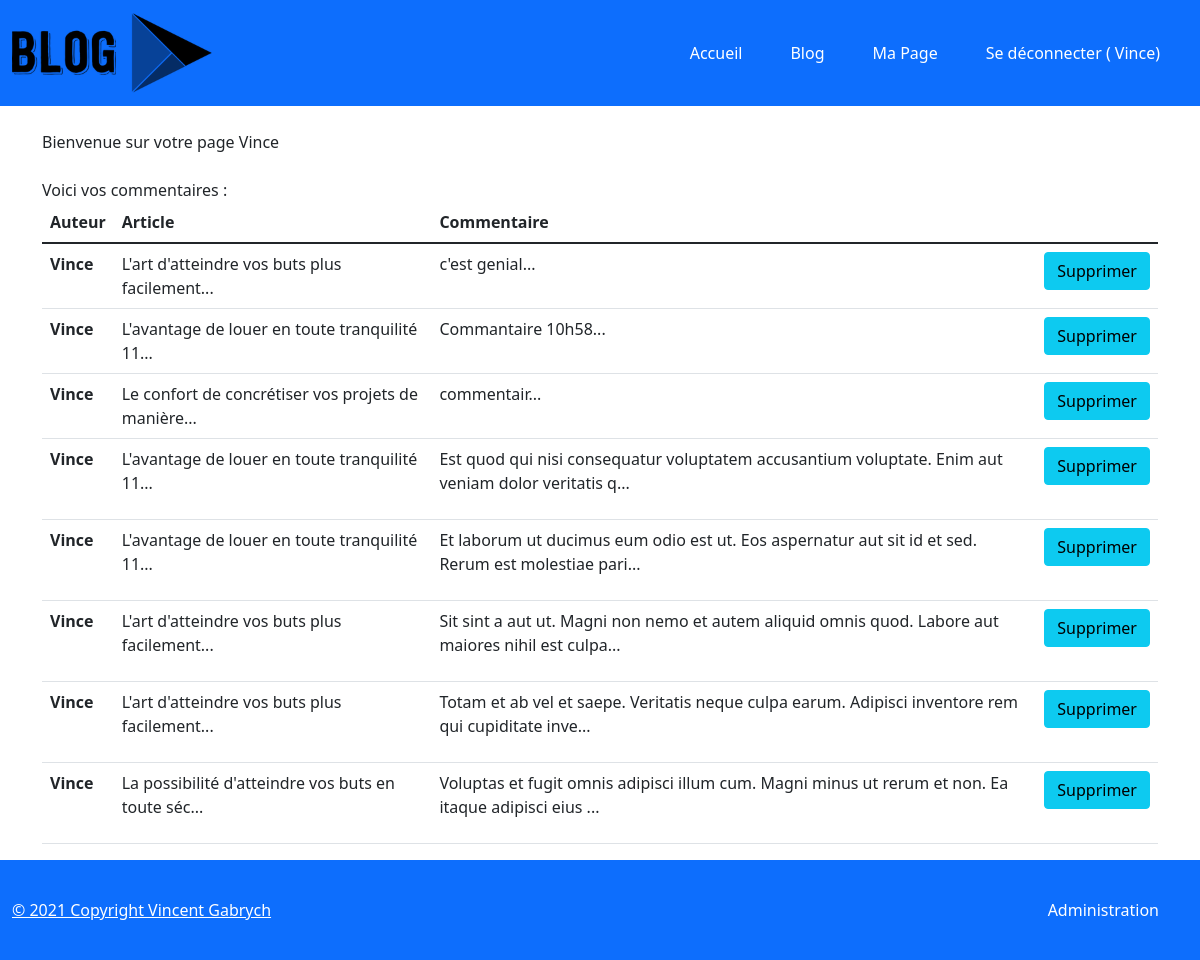
The page /index.php?controller=UserController&task=mapage (signed in) on the database its author committed.
### tables this page shows
CREATE TABLE IF NOT EXISTS `users` (
  `id` int(11) NOT NULL AUTO_INCREMENT,
  `firstname` varchar(45) DEFAULT NULL,
  `lastname` varchar(45) DEFAULT NULL,
  `email` varchar(90) DEFAULT NULL,
  `password` varchar(40) DEFAULT NULL,
  `role` varchar(10) DEFAULT NULL,
  `status` varchar(10) DEFAULT '',
  PRIMARY KEY (`id`)
);

CREATE TABLE IF NOT EXISTS `comments` (
  `id` int(11) NOT NULL AUTO_INCREMENT,
  `author_id` int(11) NOT NULL,
  `article_id` int(11) NOT NULL,
  `content` longtext,
  `created_at` datetime DEFAULT NULL,
  `publied` tinyint(1) DEFAULT NULL,
  PRIMARY KEY (`id`),
  KEY `fk_comments_Users1_idx` (`author_id`),
  KEY `fk_comments_posts1_idx` (`article_id`)
);

CREATE TABLE IF NOT EXISTS `articles` (
  `id` int(11) NOT NULL AUTO_INCREMENT,
  `title` varchar(255) DEFAULT NULL,
  `chapo` varchar(255) DEFAULT NULL,
  `content` longtext,
  `user_id` int(11) NOT NULL,
  `created_at` datetime DEFAULT NULL,
  `posted` tinyint(1) DEFAULT NULL,
  PRIMARY KEY (`id`),
  KEY `fk_posts_Users_idx` (`user_id`)
);

### libraries/Renderer.php (called while the page is built, shortened)
<?php
class Renderer
{
public static function render(string $path, array $variables = []): void
    {
        extract($variables);
        require('templates/' . $path . '.html.php');
        $pageContent = ob_get_clean();
        require('templates/home/layout.html.php');
    }
}

### libraries/controllers/UserController.php (called while the page is built, shortened)
<?php
require_once('libraries/services/UserService.php');
require_once('libraries/renderer.php');
class UserController
{
    public function mapage()
    {
        $email = $_SESSION['user'];
        $service = new UserService();
        $userModel = new UserLoginModel();
        $userModel->setEmail($email);
        $user =  $service->findUserwithmail($userModel);
        $ArticleandComment =  (new UserService)->getAllCommentsUser($user->getID());
        $uvm = new UserViewModel();
        $uvm->user = $user;
        $uvm->ArticleandComment = $ArticleandComment;
        \Renderer::render('user/userpage', compact('uvm'));
    }
}

### libraries/Application.php (called while the page is built, shortened)
<?php
class Application
{
     public static function process()
    {
            $taskName = self::getTaskName();
            $controller = new $controllerName();
            $controller->$taskName();
    }
    private static function getTaskName(): string
    {
        $taskName = filter_input(INPUT_GET, "task", FILTER_SANITIZE_SPECIAL_CHARS);
        return $taskName;
    }
}

### index.php (called while the page is built, shortened)
<?php
require_once('libraries/Application.php');
Application::process();

### libraries/Repositories/UserRepository.php (called while the page is built, shortened)
<?php
require_once('DataBase/database.php');
class UserRepository
{
    public function __construct()
    {
        $this->pdo = \Database::getPdo();
    }
    public function getUserById(int $id): ?UserEntity
    {
        $query = $this->pdo->prepare("SELECT u.* FROM users as u where  u.id = :id");
        $query->execute(['id' => $id]);
        $userLine = $query->fetch();
        $user = null;
        if ($userLine)
        {
            $user = new UserEntity();
            $user->setId($userLine['id']);
            $user->setFirstname($userLine['firstname']);
            $user->setLastname($userLine['lastname']);
            $user->setEmail($userLine['email']);
            $user->setRole($userLine['role']);
        }
        return $user;
    }
    public function findUser($UserMail)
    {
        $query = $this->pdo->prepare("SELECT * FROM users as a WHERE a.email = :email");
        $query->execute(['email' => $UserMail]);
        $userLine = $query->fetch();
        $user = null;
        if ($userLine)
        {
            $user = new UserEntity();
            $user->setId($userLine['id']);
            $user->setFirstname($userLine['firstname']);
            $user->setLastname($userLine['lastname']);
            $user->setEmail($userLine['email']);
            $user->setRole($userLine['role']);
            $user->setPassword($userLine['password']);
            $user->setStatus($userLine['status']);
        }
        return $user;
    }
}

### libraries/models/Model/User.model.php (called while the page is built, shortened)
<?php
class UserModel
{
    private $firstname;
    private $email;
    public function getFirstname() : string
    {
        return $this->firstname;
    }
    public function setFirstname(string $firstname)
    {
        $this->firstname = $firstname;
    }
    public function getEmail() : string
    {
        return $this->email;
    }
    public function setEmail(string $email)
    {
        $this->email = $email;
    }
}

### DataBase/Database.php (called while the page is built)
<?php
class Database
{
    public static function getPdo(int $errorMode =  PDO::ERRMODE_EXCEPTION, int $fetchMode = PDO::FETCH_ASSOC): PDO
    {
        return new PDO('mysql:host=localhost;dbname=projet5;charset=utf8', 'root', 'root', [
            PDO::ATTR_ERRMODE => $errorMode,
            PDO::ATTR_DEFAULT_FETCH_MODE => $fetchMode
        ]);
    }
}

### libraries/services/UserService.php (called while the page is built, shortened)
<?php
require_once('libraries/Repositories/ArticleRepository.php');
require_once('libraries/Repositories/CommentRepository.php');
require_once('libraries/Repositories/UserRepository.php');
require_once('libraries/Models/model/Article.Model.php');
require_once('libraries/Models/model/User.Model.php');
require_once('libraries/Models/model/UserPageComment.Model.php');
class UserService
{
    public function findUserwithmail(UserLoginModel $UserLoginModel)
    {
        $userrepo = new UserRepository();
        $Usermodel = new UserModel();
        $userEntity = $userrepo->findUser($UserLoginModel->getEmail());
        $Usermodel->setId($userEntity->getId());
        $Usermodel->setFirstname(ucfirst(strtolower($userEntity->getFirstname())));
        $Usermodel->setLastname(strtoupper($userEntity->getLastname()));
        $Usermodel->setEmail($userEntity->getEmail());
        $Usermodel->setFullname($Usermodel->getFirstname() . ' ' . $Usermodel->getLastname());
        $Usermodel->setRole($userEntity->getRole());
        return $Usermodel;
    }
    public function getAllCommentsUser($userId)
    {
        $commentRepo = new CommentRepository();
        $userRepo = new UserRepository();
        $articleRepo = new ArticleRepository();
        $CommentEntities = $commentRepo->getCommentsFromUser($userId);
        $CommentUserModel = [];
        foreach ($CommentEntities as $c) {
            $cm = new UserPageCommentsModel();
            $cm->setId($c->getId());
            $cm->setContent($c->getContent());
            $cm->setCreatedAt($c->getCreatedAt());
            $cm->setPublied($c->getPublied());
            $articleEntity = $articleRepo->getOneArticle($c->getArticleID());
            $CommentsUserEntity = $userRepo->getUserById($c->getAuthorId());
            $CommentsUserModel = new UserModel();
            $CommentsUserModel->setFirstname(ucfirst(strtolower($CommentsUserEntity->getFirstname())));
            $CommentsUserModel->setLastname(strtoupper($CommentsUserEntity->getLastname()));
            $ArticlesModel = new ArticleModel();
            $ArticlesModel->setTitle($articleEntity->getTitle());
            $cm->setArticle($ArticlesModel);
            $cm->setAuthor($CommentsUserModel);
            array_push($CommentUserModel, $cm);
        }
        return $CommentUserModel;
    }
}

### libraries/models/Model/UserPageComment.Model.php (called while the page is built, shortened)
<?php
class UserPageCommentsModel
{
    private $id;
    private $content;
    private $author;
    private $article;
    public function getId(): int
    {
        return $this->id;
    }
    public function setId(int $id): void
    {
        $this->id = $id;
    }
    public function getContent(): string
    {
        return $this->content;
    }
    public function setContent(string $content): void
    {
        $this->content = $content;
    }
    public function getAuthor(): ?UserModel
    {
        return $this->author;
    }
    public function setAuthor(UserModel $author)
    {
        $this->author = $author;
    }
    public function getArticle(): ?ArticleModel
    {
        return $this->article;
    }
    public function setArticle(ArticleModel $article)
    {
        $this->article = $article;
    }
}

### libraries/models/Model/Article.Model.php (called while the page is built, shortened)
<?php
class ArticleModel
{
    private $title;
    public function getTitle(): string
    {
        return $this->title;
    }
    public function setTitle(string $title)
    {
        $this->title = $title;
    }
}

### libraries/Repositories/ArticleRepository.php (called while the page is built, shortened)
<?php
require_once('DataBase/database.php');
class ArticleRepository
{
    public function __construct()
    {
        $this->pdo = \Database::getPdo();
    }
    private function toArticleEntity($line): ArticleEntity {
        $article = new ArticleEntity();
        $article->setId(intval($line['id']));
        $article->setTitle($line['title']);
        $article->setChapo($line['chapo']);
        $article->setContent($line['content']);
        $article->setUserId(intval($line['user_id']));
        $article->setCreatedAt(new DateTime($line['created_at']));
        $article->setPosted($line['posted'] === null ? false : $line['posted']);
        return $article;
    }
    public function getOneArticle(int $id): ?ArticleEntity
    {
        $query = $this->pdo->prepare("SELECT a.* FROM articles as a where a.id = :id");
        $query->execute(['id' => $id]);
        $articleLine = $query->fetch();
        $article = null;
        if ($articleLine !== false) {
            $article = $this->toArticleEntity($articleLine);
        }
        return $article;
    }
}

### libraries/Repositories/CommentRepository.php (called while the page is built, shortened)
<?php
require_once('DataBase/database.php');
class CommentRepository
{
    public function __construct()
    {
        $this->pdo = \Database::getPdo();
    }
    public function getCommentsFromUser($id)
    {
    $query = $this->pdo->prepare(" SELECT * FROM Comments WHERE author_id=:author_id ORDER BY created_At DESC"
    );
    $query->execute(['author_id' => $id]);
    $allComments = [];
    while ($commentLine = $query->fetch())
        {
            $comment = new CommentEntity();
            $comment->setId($commentLine['id']);
            $comment->setArticleId($commentLine['article_id']);
            $comment->setAuthorId($commentLine['author_id']);
            $comment->setContent($commentLine['content']);
            $comment->setCreatedAt(new DateTime($commentLine['created_at']));
            $comment->setPublied($commentLine['publied'] === null ? false:$commentLine['publied']);
            array_push($allComments, $comment);
        }
         return $allComments;
    }
}

### templates/user/userpage.html.php (the view, shortened to what this page needs)
<div >Bienvenue sur votre page <?php echo $uvm->user->getFirstname()?>  </div>
<br>
<div> Voici vos commentaires :  </div>
<div>
  <table class="table">
    <thead>
      <tr>
        <th scope="col">Auteur</th>
        <th scope="col">Article</th>
        <th scope="col">Commentaire</th>
        <th scope="col"> </th>
      </tr>
    </thead>
      <tbody>
        <?php
        foreach($uvm->ArticleandComment as $Comment) : { ?>
              <tr>
                <th scope="row"><?= $Comment->getAuthor()->getFirstname() ?></th>
                <td><?= substr($Comment->getArticle()->getTitle(),0,50). '...' ?></td>
                <td><?= substr($Comment->getContent(),0,100). '...' ?></td>
                <td>
                <a class="btn btn-info" onclick="return confirm('Êtes vous sur de vouloir supprimer votre commentaire ?')" href="index.php?controller=UserController&task=deleteComment&id=<?= $Comment->getId() ?>">Supprimer</a>
                </div>
              </tr>
        <?php } endforeach ?>

### templates/home/layout.html.php (shortened to what this page needs)
<!DOCTYPE html>
<html>
    <head>
        <link href="/assets/css/style.css" rel="stylesheet">
        <link href="/assets/vendor/bootstrap-icons/bootstrap-icons.css" rel="stylesheet">
        <link href="https://cdn.jsdelivr.net/npm/bootstrap@5.1.1/dist/css/bootstrap.min.css" rel="stylesheet">
    </head>
    <body class="d-flex flex-column min-vh-100">
        <?php include "topbar.html.php" ?>
        <main>
        <div class="container">
            <?= $pageContent ?>
        </main>
        <?php include "footer.html.php" ?>
    </body>
</html>

### templates/home/topbar.html.php (shortened to what this page needs)
<nav class="navbar navbar-expand-lg navbar-dark bg-primary text-white ">
        <div class="container-fluid ">
            <a class="navbar-brand" href="#"><img src="../img/logo.png" height="80" alt="Blog" ></a>
            <div class="collapse navbar-collapse justify-content-end" id="mob-navbar">
                <ul class="nav nav-pills nav-fill ">
                    <li class="nav-item me-2">
                        <a class="nav-link text-white me-2" href="index.php">Accueil</a>
                    </li>
                    <li class="nav-item me-2">
                        <a class="nav-link text-white me-2 " href="index.php?controller=ArticleController&task=showAllArticlesWithPagination">Blog</a>
                    </li>
                    <?php  if (!empty($_SESSION)){
                    echo '
                    <li class="nav-item me-2">
                        <a class="nav-link text-white me-2" href="index.php?controller=UserController&task=mapage">Ma Page</a>
                    </li>';
                    }
                    ?>
                    <?php  if (!empty($_SESSION)){
                    echo '<li class="nav-item me-2"><a class="nav-link text-white me-2"" href="index.php?controller=UserController&task=logout"">Se déconnecter ( ' . $_SESSION['first_name'] . ') </a></li>';
                    }
                    ?>
                </ul>
            </div>
        </div>
    </nav>
    <br>

### templates/home/footer.html.php
<footer class="footer mt-auto navbar navbar-dark bg-primary text-white">
  <div class="container-fluid ">
      <a href="#" class="text-white brand-logo">© 2021 Copyright Vincent Gabrych </a>
      <div class="navbar justify-content-end" id="navbarNavAltMarkup">
        <ul class="nav justify-content-end">
          <li class="btn btn-outline-primary"><a class="nav-link text-white" href="/admin/index.php">Administration</a></li>
        </ul>
      </div>
  </div>
</footer>

### assets/css/style.css (style rules this page uses)
body { min-height: 100vh; position: relative; margin: 0; box-sizing: border-box; }
footer { position: absolute; bottom: 0; height: 100px; }
.container { width: auto; padding: 0 15px; }

### rows shown on the page
users: firstname "Vince"
comments: author.firstname "Vince", article.title "L'art d'atteindre vos buts plus facilement", content "c'est genial"
comments: author.firstname "Vince", article.title "L'avantage de louer en toute tranquilité 11", content "Commantaire 10h58"
comments: author.firstname "Vince", article.title "Le confort de concrétiser vos projets de manière", content "commentair"
articles: title "L'avantage de louer en toute tranquilité 11"
comments: content "Est quod qui nisi consequatur voluptatem accusantium voluptate. Enim aut veniam dolor veritatis q"
comments: author.firstname "Vince", article.title "L'avantage de louer en toute tranquilité 11", content "Et laborum ut ducimus eum odio est ut. Eos aspernatur aut sit id et sed. Rerum est molestiae pari"
comments: author.firstname "Vince", article.title "L'art d'atteindre vos buts plus facilement", content "Sit sint a aut ut. Magni non nemo et autem aliquid omnis quod. Labore aut maiores nihil est culpa"
comments: author.firstname "Vince", article.title "L'art d'atteindre vos buts plus facilement", content "Totam et ab vel et saepe. Veritatis neque culpa earum. Adipisci inventore rem qui cupiditate inve"
comments: author.firstname "Vince", article.title "La possibilité d'atteindre vos buts en toute séc", content "Voluptas et fugit omnis adipisci illum cum. Magni minus ut rerum et non. Ea itaque adipisci eius"

### other values the page prints
$_SESSION['first_name'] "Vince"
